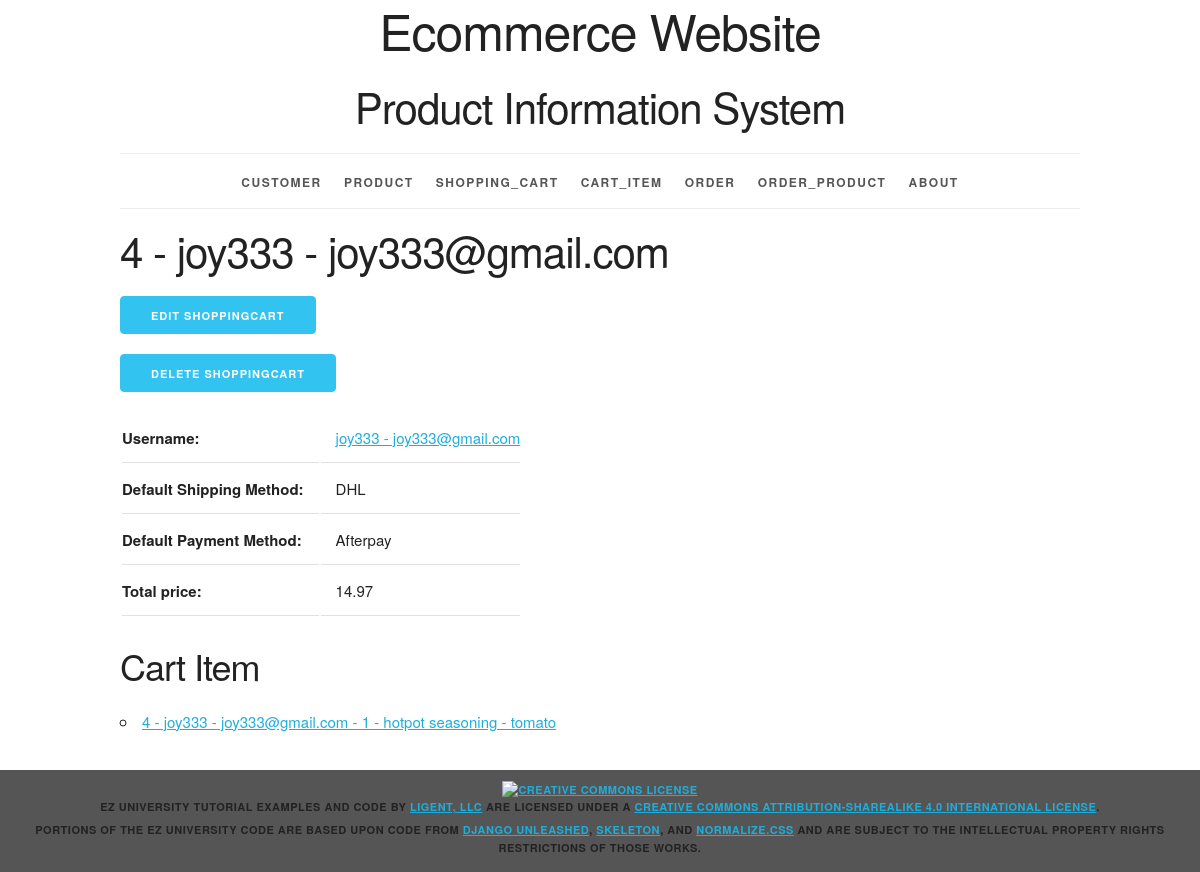
/shoppingcart/4/, run on an earlier commit of the app's database.
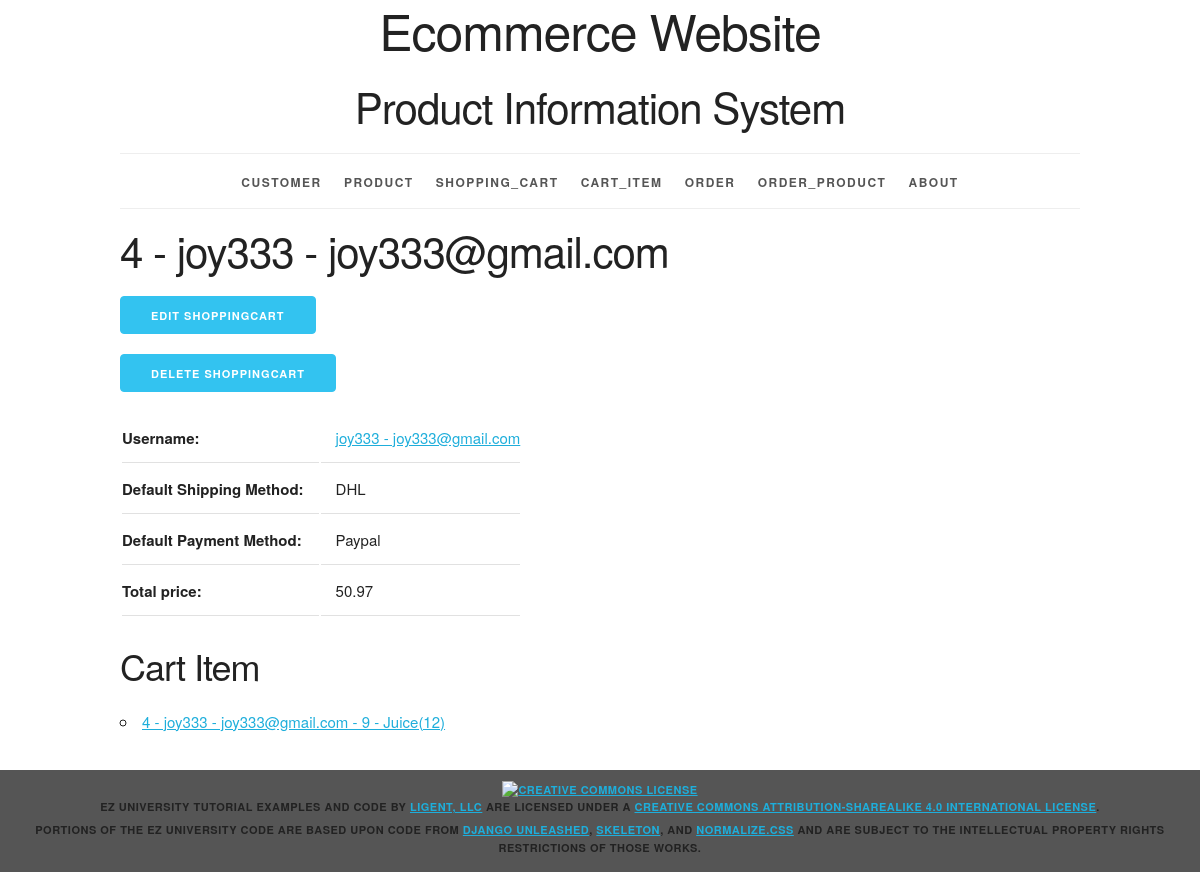
And on a later commit of the database.
### productinfo/models.py (models this page shows, shortened)
class Payment_Method(models.Model):
	pm_id = models.AutoField(primary_key=True)
	pm_name = models.CharField(max_length=45, unique=True)
	pm_description = models.CharField(max_length=225)
	def __str__(self):
		return f'{self.pm_name}'
	class Meta:
		ordering = ['pm_name']
		constraints = [
			UniqueConstraint(fields=['pm_name'], name='unique_pm')
		]

class Cart_Item(models.Model):
	ci_id = models.AutoField(primary_key=True)
	quantity = models.IntegerField()
	cart_id = models.ForeignKey(Shopping_Cart, related_name='cart_items', on_delete=models.PROTECT)
	product_id = models.ForeignKey(Product, related_name='cart_items', on_delete=models.PROTECT)
	def __str__(self):
		return f'{self.cart_id} - {self.product_id}'
	def get_absolute_url(self):
		return reverse('productinfo_cartitem_detail_urlpattern',
					   kwargs={'pk':self.pk}
					   )
	class Meta:
		ordering = ['cart_id', 'product_id']
		constraints = [
			UniqueConstraint(fields=['cart_id', 'product_id'], name='unique_cartitem')
		]

class Shopping_Cart(models.Model):
	cart_id = models.AutoField(primary_key=True)
	total_price = models.FloatField()
	customer_id = models.ForeignKey(Customer, related_name='shopping_carts', on_delete=models.PROTECT)
	sm_id = models.ForeignKey(Shipping_Method, related_name='shopping_carts', on_delete=models.PROTECT)
	pm_id = models.ForeignKey(Payment_Method, related_name='shopping_carts', on_delete=models.PROTECT)
	def __str__(self):
		return f'{self.cart_id} - {self.customer_id}'
	def get_update_url(self):
		return reverse('productinfo_shoppingcart_update_urlpattern',
					   kwargs={'pk':self.pk}
					   )
	def get_delete_url(self):
		return reverse('productinfo_shoppingcart_delete_urlpattern',
					   kwargs={'pk':self.pk}
					   )
	class Meta:
		ordering = ['cart_id']
		constraints = [
			UniqueConstraint(fields=['customer_id'], name='unique_shoppingcart')
		]

class Customer(models.Model):
	customer_id = models.AutoField(primary_key=True)
	first_name = models.CharField(max_length=45)
	last_name = models.CharField(max_length=45)
	disambiguator = models.CharField(max_length=45, blank=True, default='')
	username = models.CharField(max_length=45)
	password = models.CharField(max_length=45)
	email = models.CharField(max_length=225)
	sm_id = models.ForeignKey(Shipping_Method, related_name='customers', on_delete=models.PROTECT)
	pm_id = models.ForeignKey(Payment_Method, related_name='customers', on_delete=models.PROTECT)
	def __str__(self):
		return f'{self.username} - {self.email}'
	def get_absolute_url(self):
		return reverse('productinfo_customer_detail_urlpattern',
					   kwargs={'pk':self.pk}
					   )
	class Meta:
		ordering = ['customer_id']
		constraints = [
			UniqueConstraint(fields=['username', 'email', 'disambiguator'], name='unique_customer')
		]

class Product(models.Model):
	product_id = models.AutoField(primary_key=True)
	product_name = models.CharField(max_length=225, unique=True)
	product_price = models.FloatField()
	stock_num = models.IntegerField()
	category_id = models.ForeignKey(Category, related_name='products', on_delete=models.PROTECT)
	def __str__(self):
		return f'{self.product_id} - {self.product_name}'
	class Meta:
		ordering = ['product_id']
		constraints = [
			UniqueConstraint(fields=['product_name'], name='unique_product')
		]

### productinfo/views.py (the view)
class ShoppingCartDetail(DetailView):
	model = Shopping_Cart
	def get_context_data(self, **kwargs):
		context = super(DetailView, self).get_context_data(**kwargs)
		shopping_cart = self.get_object()
		customer_id = shopping_cart.customer_id
		shipping_method = shopping_cart.sm_id
		payment_method = shopping_cart.pm_id
		sc_list = shopping_cart.cart_items.all()
		total = 0
		for product in sc_list:
			total = product.quantity * product.product_id.product_price + total
		context['customer_id'] = customer_id
		context['shipping_method'] = shipping_method
		context['payment_method'] = payment_method
		context['sc_list'] = sc_list
		context['total'] = total
		return context

### productinfo/models.py (called while the page is built)
	def __str__(self):
		return f'{self.sm_name}'

### productinfo/templates/productinfo/shopping_cart_detail.html (shortened to what this page needs)
{% extends 'productinfo/base.html' %}
{% block content %}
    <h2>{{ shopping_cart }}</h2>
    <ul class="ezu-button-list">
        <li>
            <a href="{{ shopping_cart.get_update_url }}" class="button button-primary">
                Edit ShoppingCart</a></li>
    <li><a href="{{ shopping_cart.get_delete_url }}" class="button button-primary">
                Delete ShoppingCart</a></li>
    </ul>
    <section>
        <table>
            <tr>
                <th>Username:</th>
                <td><a href="{{ customer_id.get_absolute_url}}">{{ customer_id }}</a></td>
            </tr>
            <tr>
                <th>Default Shipping Method:</th>
                <td>{{ shipping_method }}</td>
            </tr>
            <tr>
                <th>Default Payment Method:</th>
                <td>{{ payment_method }}</td>
            </tr>
            <tr>
                <th>Total price:</th>
                <td>{{ total }}</td>
            </tr>
        </table>
    </section>
    <section>
        <h3>Cart Item</h3>
        <ul>
            {% for sc_item in sc_list %}
                <li>
                    <a href="{{ sc_item.get_absolute_url}}">{{ sc_item }}</a>
                </li>
            {% empty %}
                <li><em>There are currently no items in shopping cart.</em></li>
            {% endfor %}
        </ul>
    </section>
{% endblock %}

What changed in the data, as far as the page shows it:
no longer on this page (row unchanged): Payment_Method: pm_name "Afterpay"
now on this page (row unchanged): Payment_Method: pm_name "Paypal"
changed Cart_Item: cart_id+product_id "4 - joy333 - joy333@gmail.com - 1 - hotpot seasoning - tomato" → "4 - joy333 - joy333@gmail.com - 9 - Juice(12)"
Also different on the page:
{{ total }}: "14.97" → "50.97"
